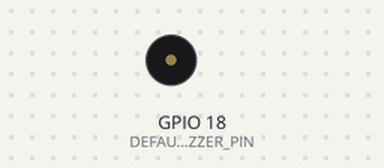
Recording of a sketch running on a simulated ESP32. On the bench: buzzer (waves = sounding). What the sketch prints to the serial monitor is not drawn.

Above: at 3.0 s.
At 5.28 s:
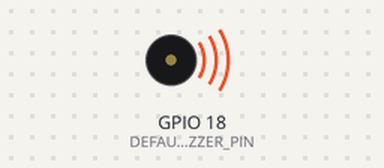
Timing chart, 0 to 19.9 s (numbered marks = the images above):
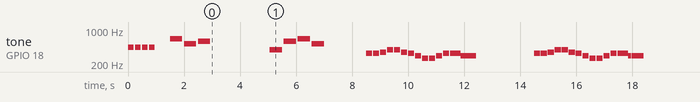

The sketch:

D1_oop95_buzzersound2.ino
```cpp
//_____D1_oop95_buzzersound2.ino_________________khartinger_____
// This demo program is used to demonstrate the capabilities
// of the Buzzer1 class for the D1 mini or ESP32 D1mini:
// setup():
// 1. Play a short 440Hz piep tone for 4 times (= 1s)
// 2. Wait for 1.5 seconds (1sec tone, only 0.55sec silence ;)
// 3. Start to play the Big Ben melody
// 4. Pause after 1,5 seconds for 1 second
// 5. Continue playing the Big Ben Melody
// main():
// 6. When the playback of the Big Ben Melody is finished,
//    another medody is started (song of joy).
//    This melody should be played twice.
// 7. To show that the main loop is not blocked, it is counted
//    there from 0 to 99 in 0.5 sec intervals.
// * All actions are displayed via serial interface. (115200Bd)
// * To use the program for a D1 mini or ESP32D1mini, only the
//   corresponding #define statement must be used. :)

// The software is based on a Arduino Melody Player by ericBcreator.
// https://www.hackster.io/ericBcreator/a-m-p-arduino-music-player-8013b6
// commands:
// CDEFGABn  notes, n = note length: 1, 2, 4, 8, 16, 32, 64,
//       2, 4, 8, 16, 32 dotted (or 3, 6, 12, 24, 48),
//       4, 8, 16, 32 triplet 34, 38, 316, 332
//       defaults to Ln if n is omitted
// Rn    rest, n = note length. Uses Ln if n is omitted
// Tn    tempo n = 32-255 (default is 120 BPM, 4/4 time base)
// On    octave n = 1-8 (default is 4)
// Ln    n = default note length (default is 4, quarter note)
// MN    music normal:      7/8 note length duration (default)
// ML    or music legato:   full length duration
// MS    or music staccato: 3/4 note length duration
// MU    mute mode

// <     octave down (range 1-8)
// >     octave up (range 1-8)
// [     transpose down a step (range -12 to 12)
// ]     transpose up a step (range -12 to 12)
// #     sharp (place after note, D#n)
// -     flat (place after note, D-n)
// .     dotted note (note length will be increased with 50%)
// $     reset the default settings.
//       Recommended at the start of a new song.
// Note: spaces are ignored, use them for readability
// Example: Big Ben melody:
//       playMelody("$T120 L4 O5 ECD<GR2 G>DEC R2");
//
// Hardware: 1. WeMos D1 Mini or ESP32-D1mini
//           2. Buzzer Shield (@ D5)
// Created by Karl Hartinger, June 06, 2021.
// Changes:
// 2021-11-22 add ESP32 functionality
// Released into the public domain.

//#define D1MINI          1              // ESP8266 D1mini +pro
#define ESP32D1         2              // ESP32 D1mini
#include "src/buzzer1/D1_class_Buzzer1.h"

#define  DEBUG95        true
#define  VERSION95      "2021-11-22 D1_oop95_buzzersound2"

//_______sensors, actors, global variables______________________
//.......buzzer object and interrupt service routine............
Buzzer1 buzzer;                             // buzzer object
#if defined(ESP32) || defined(ESP32D1)
 IRAM_ATTR void buzzer1_onTime() { buzzer.timer_ISR(NULL); }
#else
 ICACHE_RAM_ATTR void buzzer1_ISR(void *pArg) { buzzer.timer_ISR(NULL); }
#endif

String melodyBigBen="$T120 L4 O5 ECD<GR2 G>DEC R2";
String melodyFreude="$T240 MN EEFG GFED CCDE ML E. MN D8D2 R1R1";
//String melodyJingleBells="$T240 EEE2 EEE2 EGC.D8 E1 FFF.F8 FEEE8E8 EDDE D2G2 EEE2 EEE2 EGC.D8 E1 FFF.F8 FEEE8E8 GGFD C1 R1";

//_____SETUP____________________________________________________
void setup() {
 //------Serial, just for debug---------------------------------
 //if(DEBUG95)
 {Serial.begin(115200); Serial.println("\nsetup(): --Start--");}

 //------buzzer: set interrupt service routine------------------
 //buzzer.setISR(buzzer1_ISR);                // set name of ISR
 #if defined(ESP32) || defined(ESP32D1)
  buzzer.setISR32(buzzer1_onTime);
 #else
  buzzer.setISR(buzzer1_ISR);               // set name of ISR
 #endif

 //------output sound-------------------------------------------
 if(DEBUG95) Serial.println("4x Piep");
 buzzer.setTone(440,200,50);                // one tone
 buzzer.start(4);                           // piep 4x
 if(DEBUG95) Serial.println("...wait 1,5 sec... (0,55sec without sound ;))");
 buzzer.delay(1500);                        // wait 2s
 if(DEBUG95) Serial.println("Set Big Ben melody");
 buzzer.setMelody(melodyBigBen);            // set new melody
 if(DEBUG95) Serial.println("Start Big Ben melody");
 buzzer.start();                            // start melody
 if(DEBUG95) Serial.println("...wait 1.5 sec while playing melody...");
 buzzer.delay(1500);                        // wait 1.5s
 buzzer.pause();                            // pause playing
 if(DEBUG95) Serial.println("Pause Big Ben melody for 1 sec");
 buzzer.delay(1000);                        // wait 1 sec
 buzzer.goon();                             // restart playing
 if(DEBUG95) Serial.println("Go on playing Big Ben melody #1");
 Serial.println("setup(): --Finish2--");
}

int counter=0;                              // start value
bool start1=true;                           // do playing 1
bool start2=false;                          // do playing 2

//_______MAIN LOOP______________________________________________
void loop() {
 //------Show that program is alive: counting + serial output---
 counter++;                                 // increment counter
 if(counter>99) counter=0;                  // avoid overflow
 if(DEBUG95) {
  if(counter==1) Serial.print("loop(): counting... ");
  Serial.print(counter); Serial.print(" "); // print counter val
  if(counter%20==0) Serial.println();       // new line after 20
 }
 //------Melody #1 (Big Ben) finished?--------------------------
 if(start1 && buzzer.finished())
 {//.....Melody #1 finished. Play melody #2.....................
  if(DEBUG95) Serial.println("\nFinished melody #1");
  start1=false;                             // start only 1 time
  start2=true;                              // prepare finish2
  if(DEBUG95) Serial.println("Set melody #2");
  buzzer.setMelody(melodyFreude);           // set new melody
  if(DEBUG95) Serial.println("Start melody #2 2x");
  buzzer.start(2);                          // play it 2x
 }

 //------Melody #2 finished?------------------------------------
 if(start2 && buzzer.finished())
 {//.....yes: print 'playing #2 finished' message...............
  start2=false;                             // finished #2
  if(DEBUG95) Serial.print("\nFinished melody #2 ==> ");
  if(DEBUG95) Serial.println("Only counting process active anymore");
 }
 buzzer.delay(500);                         // wait (counter)
}
```

D1_class_Buzzer1.h
```cpp
//_____D1_class_Buzzer1.h________________________khartinger_____
// The Buzzer1 class for the D1mini or ESP32-D1mini is used to
// output tones and melodies.
// In order not to block the main loop during the sound output,
// it uses the sound function (for PWM tone frequency) and
// timer interrupt (for duration) for sound output.
// The software is based on a Arduino Melody Player by ericBcreator.
// https://www.hackster.io/ericBcreator/a-m-p-arduino-music-player-8013b6
// commands:
// CDEFGABn  notes, n = note length: 1, 2, 4, 8, 16, 32, 64,
//       2, 4, 8, 16, 32 dotted (or 3, 6, 12, 24, 48),
//       4, 8, 16, 32 triplet 34, 38, 316, 332
//       defaults to Ln if n is omitted
// Rn    rest, n = note length. Uses Ln if n is omitted
// Tn    tempo n = 32-255 (default is 120 BPM, 4/4 time base)
// On    octave n = 1-8 (default is 4)
// Ln    n = default note length (default is 4, quarter note)
// MN    music normal:      7/8 note length duration (default)
// ML    or music legato:   full length duration
// MS    or music staccato: 3/4 note length duration
// MU    mute mode

// <     octave down (range 1-8)
// >     octave up (range 1-8)
// [     transpose down a step (range -12 to 12)
// ]     transpose up a step (range -12 to 12)
// #     sharp (place after note, D#n)
// -     flat (place after note, D-n)
// .     dotted note (note length will be increased with 50%)
// $     reset the default settings.
//       Recommended at the start of a new song.
// Note: spaces are ignored, use them for readability
// Example: Big Ben melody:
//       playMelody("$T120 L4 O5 ECD<GR2 G>DEC R2");
//
// Hardware: 1. WeMos D1 Mini
//           2. Buzzer Shield (@ D5)
// Created by Karl Hartinger, June 06, 2021.
// Changes:
// 2021-11-22 add ESP32D1mini timer and sound handling
// Released into the public domain.

#ifndef D1_CLASS_BUZZER1_H
#define D1_CLASS_BUZZER1_H
#include "Arduino.h"                        // D1, String, ...
#include <iostream>                         // cout

//_______defines________________________________________________
#if defined(ESP32) || defined(ESP32D1)
 #define DEFAULT_BUZZER_PIN  18             // D5=18
#else
 #define DEFAULT_BUZZER_PIN  D5             // D5=18
 extern "C" {
 #include "user_interface.h"                // os_timer_t
 }
#endif

#define DEBUG_B              false // true // false
#define DEFAULT_TEMPO        120            // 120 beats/minute
#define DEFAULT_OCTAVE       4              // octave #4
#define DEFAULT_NOTELENGTH   4              // quarter note
#define DEFAULT_NOTELENTYPE  0              // 0: normal 7/8
#define DEFAULT_TRANSPOSE    0              // note up/down in pitch
#define TIMER32_NUM          0              // 0..3
#define TIMER32_PRESCALER    8000           // 80MHz: 80=1us
#define TIMER32_EDGE         true           // true=rising edge
#define BUZZER_CHANNEL       0              // 0..

class Buzzer1 {
 //======properties=============================================
 protected:
  int              pinBuzzer_;              // buzzer pin (D5)
  String           melody_;                 // melody notes
  int              repeat_;                 // number of repeat
  int              melr_;                   // actual repeat #
  int*             pMelf_;                  // frequency [Hz]
  int*             pMeld_;                  // duration  [ms]
  int              maxmem_;                 // reserved mem
  int              icurf_;                  // index of f array
  int              icurd_;                  // index of d array
  int              imaxf_;                  // max. index of f array
  int              imaxd_;                  // max. index of d array
  int              numNotes_;               // number of notes
#if defined(ESP32) || defined(ESP32D1)
  int              timer32Num_;             // timer number 0..3
  int              buzzerChannel_;          // PWM channel 0..15
  hw_timer_t       *pMyTimer;               // pointer to timer var
  void             (*pISR)();               // pointer to ISR
#else
  os_timer_t       myTimer;                 // timer object
#endif
  bool             finished_;                // playback finished
  //.....general melody parameter (d=duration, f=frequency).....
  unsigned char    d_tempo;                 // BPM=beats/minute (120)
  unsigned int     d_defaultNoteLength;     // general noteLength (4)
  unsigned int     d_noteLengthType;        // articulation (0)
  // 0: normal 7/8, 1:  legato 1/1, 2: staccato 3/4, 9: mute
  unsigned char    f_octave;                // octave (default 4)
  int              f_transpose;             // note up/down in pitch (0)
  //=====constructor & co=======================================
 public:
  Buzzer1();                                // use default value
  Buzzer1(int pin);                         // specification pin#
 protected:
  //_____initialize properties. Called by constructor(s)________
  void setup(int pin);                      // called by constructors
 public:
  //=====restore properties and objects=========================
  bool begin();                             // reset properties
  void restoreSoundSettings();              // reset melody param
 //======setter and getter methods==============================
  bool setMelody(String melody);            // set melody
  bool setTone(int f, int msOn, int msOff); // set only one tone
  bool finished();                          // playing finished
 //======working methods========================================
  void setISR(void (*isr_)(void *pArg));    // interrupt service
  void setISR32(void (*isr_)());            // interrupt service
  void start();                             // start playing 1x
  void start(int repeat);                   // start, play x times
  void stopp();                             // stopp all playing
  void pause();                             // pause playing
  void goon();                              // start after pause
  void delay(unsigned long waitMillis);     // wait milli secs
  bool isPlaying();                         // = not finished
 //======help methods===========================================
  void timer_ISR(void *pArg);               // play the notes
  bool parseMelody(String melody);          // notes to dur,freq
  bool isNum(unsigned char value);          // is char 0..9?
  int  countNotes(String melody);           // count A..GR,a..gr
  double noteLengthToMS(unsigned int noteLength); // --> millis
  unsigned int noteToFrequency(int note);   // --> frequency
 //======special helper functions===============================
 protected:
  void _noTone();
  void _tone(int freq_);
  bool _startTimer(int duration_ms_);
  void _endTimer();
};
#endif
```

Source omitted: D1_class_Buzzer1.cpp (25144 bytes)

Measured:
- by itself, tone on GPIO 18 (DEFAULT_BUZZER_PIN): plays 440 Hz for 0.20 s, 440 Hz for 0.20 s, 440 Hz for 0.20 s, 440 Hz for 0.20 s, 659 Hz for 0.44 s, 523 Hz for 0.44 s … (41 notes in this stretch)
